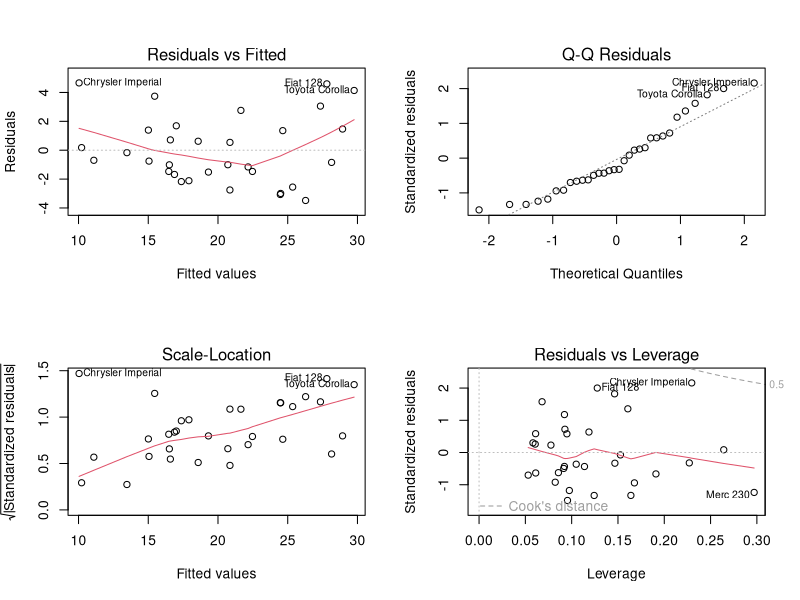
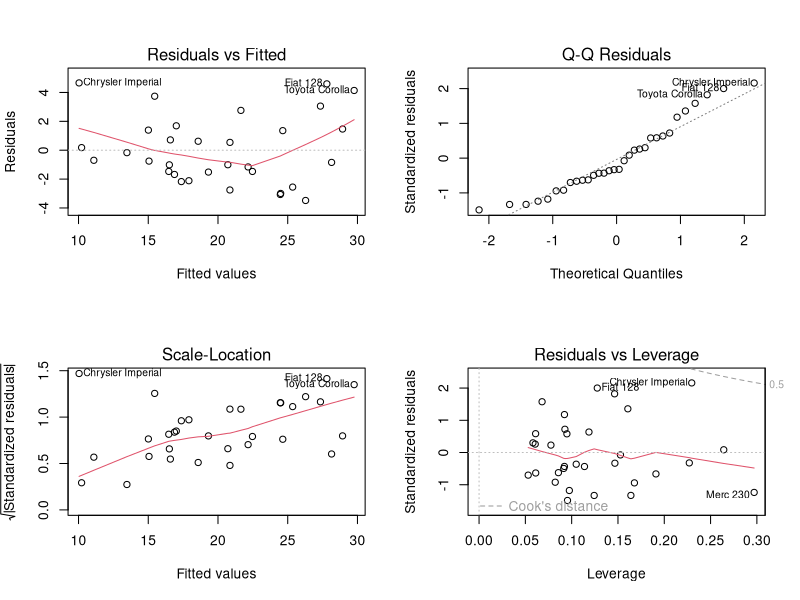

These figures' R source, in order:
## ---- chunk 1
data(mtcars)        # Load the built-in mtcars dataset
head(mtcars)        # To Display the first six rows
str(mtcars)         # Check the structure of the dataset
dim(mtcars)         # Check the number of rows and columns
names(mtcars)       # Display the names of all variables
## ---- chunk 2
# Build a full linear regression model
model_full <- lm(mpg ~ wt + hp + disp + cyl + drat +
                   qsec + gear + carb + vs + am,
                 data = mtcars)

# Display the model results
summary(model_full)
## ---- chunk 3
summary(model_full)$coefficients          # Display the coefficients and their p-values
results <- summary(model_full)$coefficients    # Extract the regression results       
p_values <- results[, 4]                       # Select only the p-value column
p_values                                       # Display the p-values
## ---- chunk 4
model_selected <- step(model_full, direction = "both")  # Perform stepwise regression
## ---- chunk 5
summary(model_selected)           # Display the selected model results
## ---- chunk 6
formula(model_selected)       # Display the final selected formula
## ---- chunk 7
names(coef(model_selected))          # Get the names of the selected variables
## ---- chunk 8
AIC(model_full, model_selected)          # Compare the AIC values of both models
## ---- chunk 9

par(mfrow = c(2, 2))         # Display four diagnostic plots
plot(model_selected)
par(mfrow = c(1, 1))         # Return to the normal plotting layout
## ---- chunk 10
data(mtcars)                          # 1. Load the dataset
head(mtcars)                          # 2. Explore the dataset
str(mtcars)
dim(mtcars)
names(mtcars)
colSums(is.na(mtcars))                # 3. Check missing values
model_full <- lm(mpg ~ wt + hp + disp + cyl + drat +
                   qsec + gear + carb + vs + am,
                 data = mtcars)                   # 4. Build the full regression model
summary(model_full)                               # 5. Display the full model results
results <- summary(model_full)$coefficients       # 6. Extract and display p-values
p_values <- results[, 4]
p_values
model_selected <- step(model_full, direction = "both")  
# 8. Display the selected model
summary(model_selected)
formula(model_selected)                     # 9. Display the selected formula
names(coef(model_selected))                 # 10. Display the selected variables
AIC(model_full, model_selected)             # 11. Compare the two models
par(mfrow = c(2, 2))                        # 12. Display diagnostic plots
plot(model_selected)
par(mfrow = c(1, 1))
